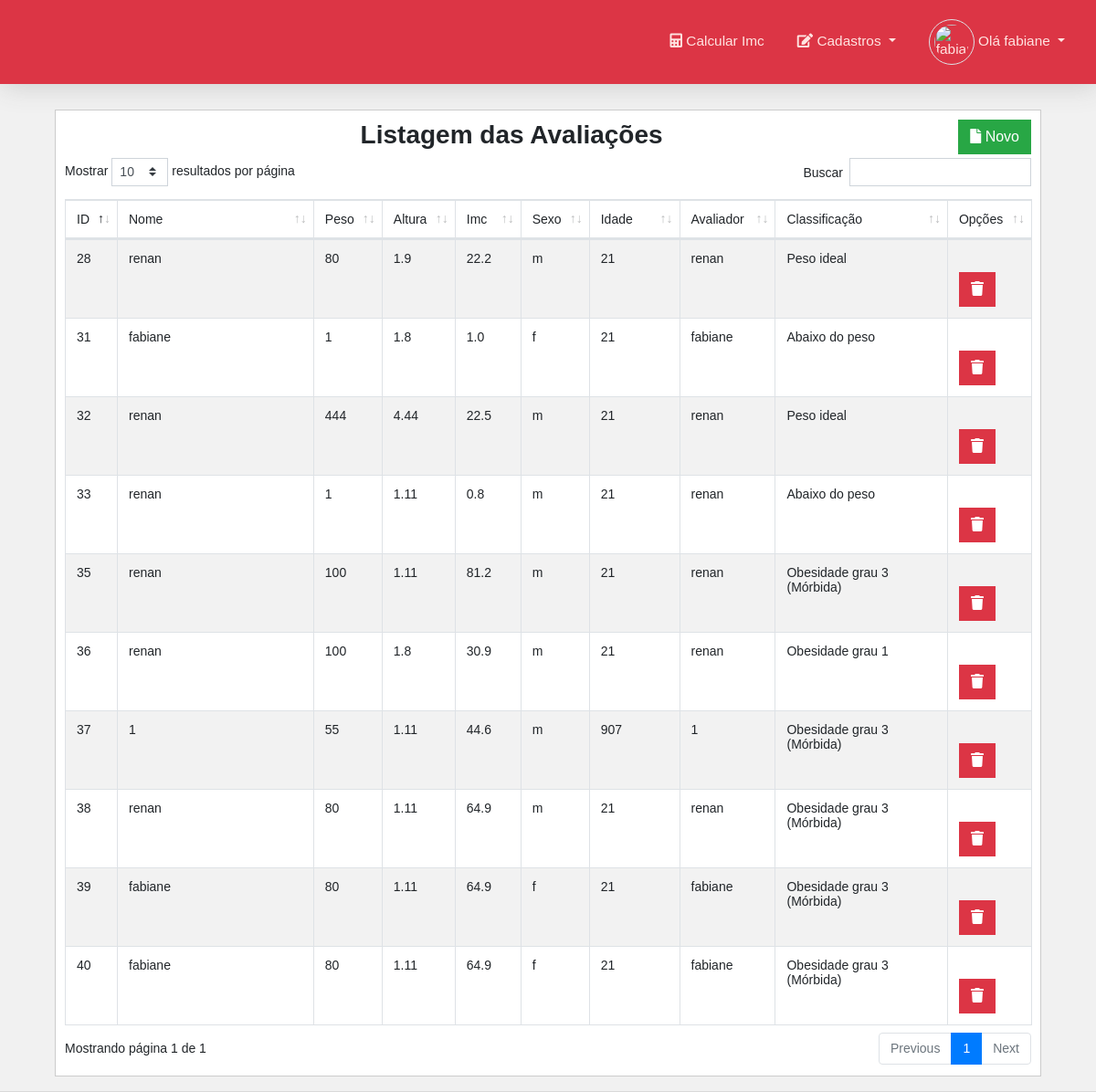
The page /listar/calculo (signed in) on the database its author committed.
### tables this page shows
CREATE TABLE `avaliacao` (
  `id` int(11) NOT NULL,
  `data` timestamp NOT NULL DEFAULT CURRENT_TIMESTAMP ON UPDATE CURRENT_TIMESTAMP,
  `peso` float NOT NULL,
  `altura` float NOT NULL,
  `imc` decimal(10,1) NOT NULL,
  `avaliador` int(11) NOT NULL,
  `pessoa_id` int(11) NOT NULL
);

CREATE TABLE `pessoa` (
  `id` int(11) NOT NULL,
  `nome` varchar(100) NOT NULL,
  `sexo` char(1) NOT NULL,
  `datanascimento` date NOT NULL,
  `login` varchar(45) NOT NULL,
  `senha` varchar(65) NOT NULL,
  `tipo` char(1) NOT NULL,
  `foto` varchar(100) DEFAULT NULL,
  `empresa_id` int(11) DEFAULT NULL
);

### listar/calculo.php (the view, shortened to what this page needs)
<?php
		if ($_SESSION["pessoa"]["tipo"] == 'f') {
			$entrada="";
		}else{
			$entrada="none";
		}
?>
    <div class="container">
		<div class="coluna pr-5px">
			<h1 class="text-center">Listagem das Avaliações
				<a href="cadastros/calculo" class="btn btn-success float-right   ">
			<i class="fas fa-file"></i>  Novo
			</a>
			</h1>
			<table class="table table-hover table-striped table-bordered">
				<thead>
					<tr>
						<td width="5%">ID</td>
						<td width="25%">Nome</td>
                        <td width="7%">Peso</td>
                        <td width="7%">Altura</td>
                        <td width="7%">Imc</td>
                        <td width="10">Sexo</td>
                        <td width="10%">Idade</td>
                        <td width="10%">Avaliador</td>
                        <td width="20%" >Classificação</td>
						<td style="display:<?=$entrada;?>">Opções</td>
					</tr>
				</thead>
			<tbody>
            <?php
                    if ($_SESSION["pessoa"]["tipo"] == 'f') {
                        $sql = "SELECT a.id, p.nome,a.peso,a.altura, a.imc,p.sexo, (SELECT TIMESTAMPDIFF(YEAR,p.datanascimento,a.data) ) as idade,p.nome as avaliador,
                                    (case
                                                            when a.imc <=18.5 then 'Abaixo do peso'
                                                            when a.imc BETWEEN 18.6 and 24.9 then 'Peso ideal'
                                                            when a.imc BETWEEN 25.0 and 29.9 then 'Levemente acima do peso'
                                                            when a.imc BETWEEN 30.0 and 34.9 then 'Obesidade grau 1'
                                                            when a.imc BETWEEN 35.0 and 39.9 then 'Obesidade grau 2 (Severa)'
                                                            when a.imc >=40.0 then 'Obesidade grau 3 (Mórbida)'
                                                        end) as classificacao
                                    FROM
                                    avaliacao as a inner join pessoa as p on a.pessoa_id = p.id ";
                                    $consulta =$pdo->prepare( $sql);
                    }
					$consulta->execute();
					while($linha = $consulta->fetch(PDO::FETCH_OBJ)){
						$id 	         = $linha->id;
						$nome   	     = $linha->nome;
                        $peso	         = $linha->peso;
                        $altura          = $linha->altura;
                        $imc             = $linha->imc;
                        $sexo            = $linha->sexo;
                        $idade           = $linha->idade;
                        $avaliador       = $linha->avaliador;
                        $classificacao   = $linha->classificacao;
                        if ($_SESSION["pessoa"]["tipo"] == 'f') {
                            $botao ="<td >
                            <a href='javascript:excluir($id)'class='btn btn-danger'>
                            <i class='fas fa-trash'>
                            </i>
                            </a>
                            </td>
                        </tr>";
                    }
						echo "<tr>
								<td>$id</td>
								<td>$nome</td>
                                <td>$peso</td>
                                <td>$altura</td>
                                <td>$imc</td>
                                <td>$sexo</td>
                                <td>$idade</td>
                                <td>$avaliador</td>
                                <td>$classificacao</td>
                                $botao
							";
                            }
					?>
				</tbody>
			</table>
		</div>
	</div>

### index.php (shortened to what this page needs)
<!DOCTYPE html>
<html>
<head>
	<link rel="stylesheet" type="text/css" href="css/bootstrap.min.css">
	<link rel="stylesheet" type="text/css" href="css/dataTables.bootstrap4.min.css">
	<link rel="stylesheet" type="text/css" href="css/all.min.css">
	<link rel="stylesheet" type="text/css" href="css/jquery-ui.css">
	<link rel="stylesheet" type="text/css" href="css/lightbox.min.css">
	<link rel="stylesheet" type="text/css" href="css/summernote.min.css">
	<link rel="stylesheet" type="text/css" href="css/summernote-bs4.css">
	<link rel="stylesheet" type="text/css" href="css/style.css">
</head>
<body>
	<?php
		if( !isset ( $_SESSION["pessoa"]["id"] ) ){
			include "login.php";
		}else{
			$pagina = "paginas/calculo";
			if(isset ($_GET["param"]) ){
				$pagina = trim ( $_GET["param"]);
			}
			$p = explode("/", $pagina);
			$pasta 		=$p[0];
			$arquivo	=$p[1];
			$pagina ="$pasta/$arquivo.php";
			include "main.php";
		}
	?>
</body>
</html>

### main.php (shortened to what this page needs)
<header>
	<nav class="navbar navbar-expand-lg fixed-top bg-danger">
	  <div class="collapse navbar-collapse" id="menu">
	    <ul class="navbar-nav ml-auto">
			<li class="nav-item">
			<a class="nav-link" href="cadastros/calculo">
			<i class="fas fa-calculator"></i>  Calcular Imc
			</a>
			</li>
	      <?php
			if ($_SESSION["pessoa"]["tipo"] == 'f') {
			$menu='<li class="nav-item dropdown">
	        <a class="nav-link dropdown-toggle" href="#" id="navbarDropdown" role="button" data-toggle="dropdown" aria-haspopup="true" aria-expanded="false">
	          <i class="fas fa-edit"></i> Cadastros
	        </a>
	        <div class="dropdown-menu " aria-labelledby="navbarDropdown">
	          <a class="dropdown-item text-danger" href="cadastros/pessoa">Pessoa</a>
	          <a class="dropdown-item text-danger" href="cadastros/empresa">empresa</a>
	        </div>
	      </li>';
		}else{
			$menu="";
		}
		echo $menu;
		?>
	      <li class="nav-item menu dropdown">
	        <a class="nav-link dropdown-toggle" href="#" id="navbarDropdown" role="button" data-toggle="dropdown" aria-haspopup="true" aria-expanded="false">
	          <img src="fotos/<?=$_SESSION["pessoa"]["foto"];?>p.jpg" class="rounded-circle border" title="<?=$_SESSION["pessoa"]["nome"];?>">
	          Olá <?=$_SESSION["pessoa"]["nome"];?>
	        </a>
	      </li>
	    </ul>
	  </div>
	</nav>
</header>
<main>
	<div class="container">
		<?php
			if ( file_exists ( $pagina ) )
			 include $pagina;
			else include "erro.php";
		?>
	</div>
</main>

### css/style.css (style rules this page uses)
body { background: rgb(226, 188, 188); font: 14px sans-serif, Arial, Tahoma; overflow-x: hidden; }
html, body { width: 100%; height: 100%; }
.navbar { background: #00B0EF; box-shadow: 2px 2px 30px #ccc; }
.nav-item { padding: 20px 10px; }
.nav-item a { color: #FFE4E1; font-size: 1.1em; }
.nav-item.menu { padding: 5px 10px; }
.border { width: 50px; height: 50px; border: 1px solid #FFE4E1; padding: 5px; }
main { width: 100%; min-height: 100%; background: #f1f1f1; padding-top: 120px; }
.alert, .btn, .form-control { border-radius: 0; }
.coluna { border: 1px solid #ccc; padding: 10px; box-sizing: border-box; background: #fff; }
.coluna h1 { font-size: 2em; font-weight: bold; }
.row .btn { margin-top: 23px; }

### rows shown on the page
avaliacao: id "28", pessoa.nome "renan", peso "80", altura "1.9", imc "22.2", pessoa.sexo "m", idade "21", classificacao "Peso ideal"
avaliacao: id "31", pessoa.nome "fabiane", peso "1", altura "1.8", imc "1.0", pessoa.sexo "f", idade "21", classificacao "Abaixo do peso"
avaliacao: id "32", pessoa.nome "renan", peso "444", altura "4.44", imc "22.5", pessoa.sexo "m", idade "21", classificacao "Peso ideal"
avaliacao: id "33", pessoa.nome "renan", peso "1", altura "1.11", imc "0.8", pessoa.sexo "m", idade "21", classificacao "Abaixo do peso"
avaliacao: id "35", pessoa.nome "renan", peso "100", altura "1.11", imc "81.2", pessoa.sexo "m", idade "21", classificacao "Obesidade grau 3 (Mórbida)"
avaliacao: id "36", pessoa.nome "renan", peso "100", altura "1.8", imc "30.9", pessoa.sexo "m", idade "21", classificacao "Obesidade grau 1"
avaliacao: id "37", pessoa.nome "1", peso "55", altura "1.11", imc "44.6", pessoa.sexo "m", idade "907", classificacao "Obesidade grau 3 (Mórbida)"
avaliacao: id "38", pessoa.nome "renan", peso "80", altura "1.11", imc "64.9", pessoa.sexo "m", idade "21", classificacao "Obesidade grau 3 (Mórbida)"
avaliacao: id "39", pessoa.nome "fabiane", peso "80", altura "1.11", imc "64.9", pessoa.sexo "f", idade "21", classificacao "Obesidade grau 3 (Mórbida)"
avaliacao: id "40", pessoa.nome "fabiane", peso "80", altura "1.11", imc "64.9", pessoa.sexo "f", idade "21", classificacao "Obesidade grau 3 (Mórbida)"

### other values the page prints
$_SESSION["pessoa"]["nome"] "fabiane"
